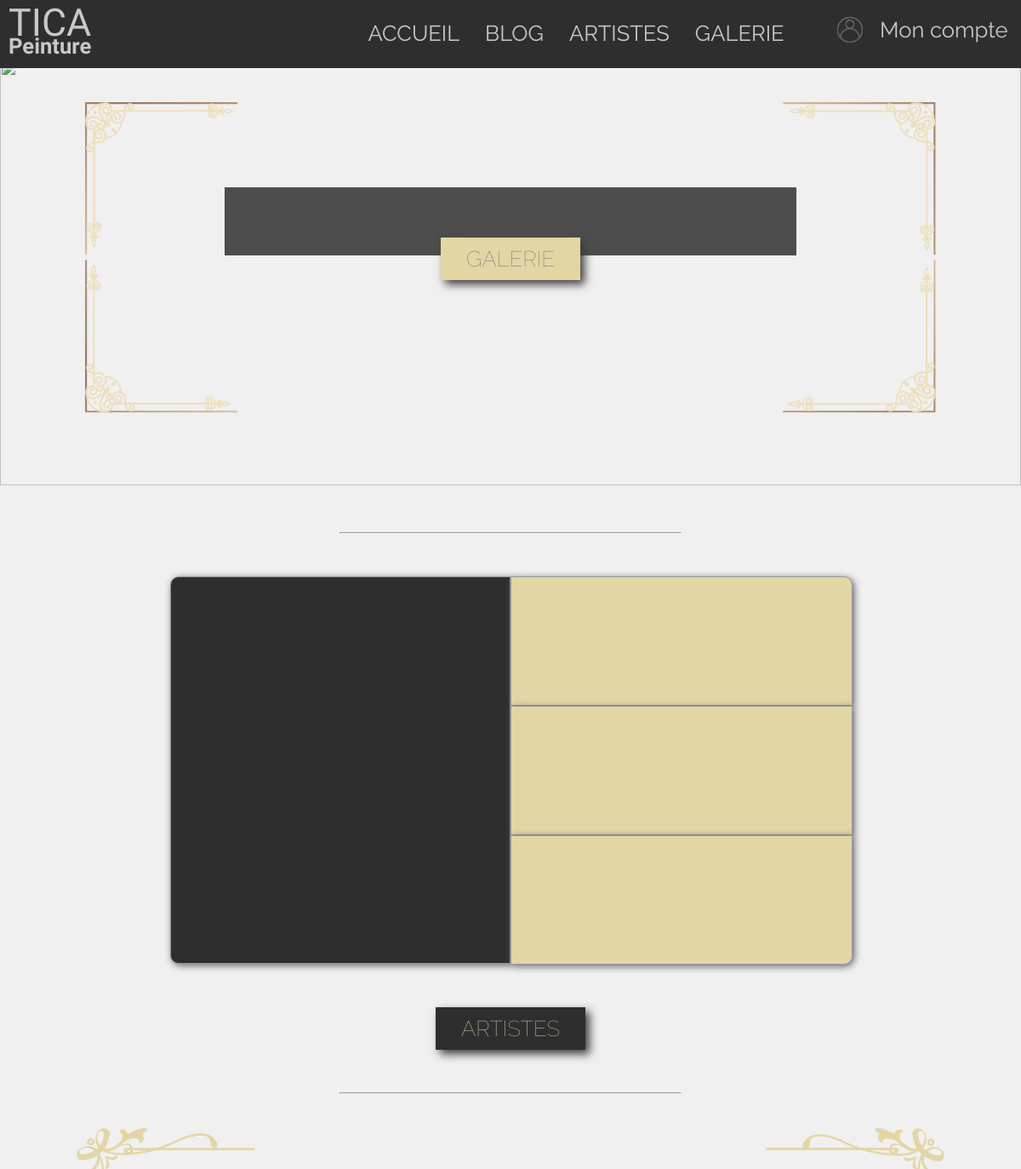
Before: / (upper part) with the older database file.
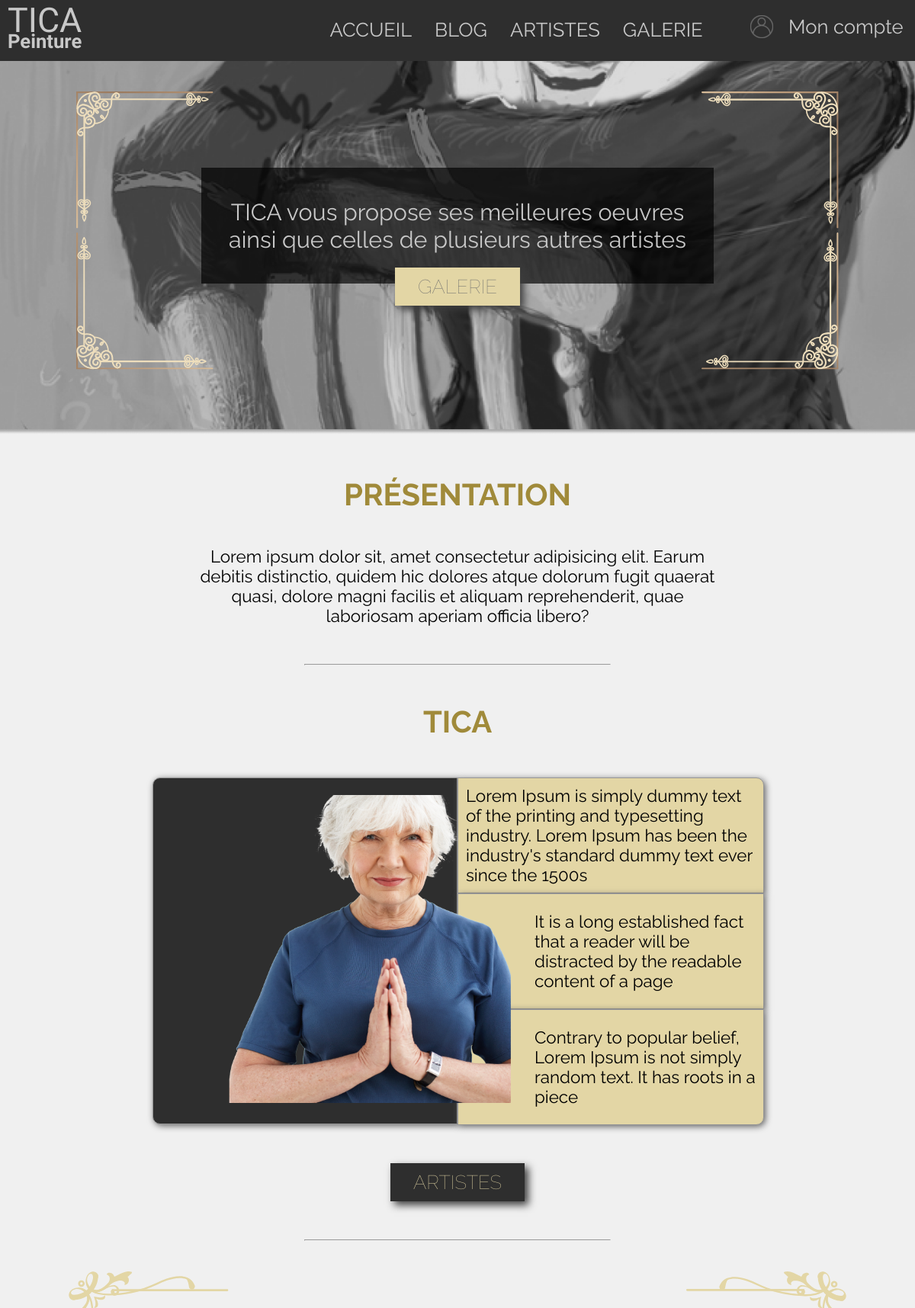
After: the same page with the newer database file.
### tables this page shows
CREATE TABLE `homepage` (
  `id` int(11) NOT NULL,
  `present-alt` varchar(150) NOT NULL,
  `present-url` varchar(255) NOT NULL,
  `present-text1` text NOT NULL,
  `present-text2` text NOT NULL,
  `present-text3` text NOT NULL,
  `present-title` varchar(255) NOT NULL,
  `slider-alt` varchar(255) NOT NULL,
  `slider-url` varchar(255) NOT NULL,
  `slider-text1` varchar(255) NOT NULL,
  `slider-text2` varchar(255) NOT NULL,
  `intro-title` varchar(255) NOT NULL,
  `intro-content` text NOT NULL
);

### app/Controllers/FrontController.php (called while the page is built, shortened)
<?php
class FrontController {
    public function home() {
        $data = new \Projet\Models\FrontModel();
        $dataFront = $data->getFront();
        require 'app/Views/Front/home.php';
    }
}

### app/Models/FrontModel.php (called while the page is built, shortened)
<?php
class FrontModel extends Manager
{
    public function getFront()
    {
        $bdd = $this->dbConnection();
        $data = $bdd->prepare('SELECT `slider-alt`, `slider-url`, `slider-text1`, `slider-text2`, `intro-title`, `intro-content`,
                                        `present-alt`, `present-url`, `present-title`, `present-text1`, `present-text2`, `present-text3`
                                            FROM `homepage`');
        $data->execute(array());
        return $data->fetch();
    }
}

### app/Views/Front/home.php (the view, shortened to what this page needs)
<?php
require 'app/Views/Front/header.php';
?>
    <section id="background_home" class="container">
        <div id="background_galerie">
            <img id="background_img" src="<?= $dataFront['slider-url'] ?>" alt="<?= $dataFront['slider-alt'] ?>">
            <div id="frame_header">
                <img id="frame_corner_lt" src="app/Public/Front/img/Frame_corner_LT.svg" alt="cadre coin haut gauche">
                <img id="frame_corner_lb" src="app/Public/Front/img/Frame_corner_LB.svg" alt="cadre coin bas gauche">
                <img id="frame_corner_rb" src="app/Public/Front/img/Frame_corner_RB.svg" alt="cadre coin bas droite">
                <img id="frame_corner_rt" src="app/Public/Front/img/Frame_corner_RT.svg" alt="cadre coin haut droite">
            </div>
            <div id="intro_home">
                <div>
                    <p><?= $dataFront['slider-text1'] ?></p>
                    <p><?= $dataFront['slider-text2'] ?></p>
                </div>
                <div id="button_galerie">
                <a id="button_galerie_home" class="button_light" href="#">Galerie</a>
                </div>
            </div>
        </div>
        <div id="present_home">
            <h1><?= $dataFront['intro-title'] ?></h1>
            <p><?= $dataFront['intro-content'] ?></p>
        </div>
        <hr>
    </section>
    <section id="tica_present" class="container">
        <h1><?= $dataFront['present-title'] ?></h1>
        <div id="flex_tica_frames">
            <div id="frame_tica_black">
            </div>
            <div id="tica_frames">
                <article id="first_frame_tica" class="tica_frame">
                    <p><?= $dataFront['present-text1'] ?></p>
                </article>
                <article id="second_frame_tica" class="tica_frame">
                    <p><?= $dataFront['present-text2'] ?></p>
                </article>
                <article id="third_frame_tica" class="tica_frame">
                    <p><?= $dataFront['present-text3'] ?></p>
                </article>
            </div>
        </div>
        <figure>
            <img src="<?= $dataFront['present-url'] ?>" alt="<?= $dataFront['present-alt'] ?>">
        </figure>
        <div id="button_artistes">
            <a href="#" class="button_dark">artistes</a>
        </div>
        <hr>
    </section>
    <section id="insta_blog">
        <div id="insta_blog_flex">
        </div>
    </section>
<?php
require 'app/Views/Front/footer.php'
?>

### index.php (shortened to what this page needs)
<?php
try {
    $controllerFront = new \Projet\Controllers\FrontController();
    if(isset($_GET['action'])) {
        if($_GET['action'] == 'contact')
        {
            require 'app/Views/Front/contact.php';
        } elseif($_GET['action'] == 'submit-contact')
        {
            $lastname = htmlspecialchars($_POST['lastname']);
            $firstname = htmlspecialchars($_POST['firstname']);
            $mail = htmlspecialchars($_POST['mail']);
            $objet = htmlspecialchars($_POST['objet']);
            $message = htmlspecialchars($_POST['message']);
            if (!empty($lastname) && (!empty($firstname) && (!empty($mail) && (!empty($objet) && (!empty($message)))))) {
                $contactMess = [
                    "nom" => $lastname,
                    "prenom" => $firstname,
                    "mail" => $mail,
                    "objet" => $objet,
                    "message" => $message
                ];
                $controllerFront->contactSubmit($contactMess);
                $confirmMess = "Votre message à bien été envoyé !";
                require 'app/Views/Front/contact.php';
            } else {
                throw new Exception('tous les champs ne sont pas remplis');
            }
        } elseif($_GET['action'] == 'galerie')
        {
            require 'app/Views/Front/galerie.php';
        }
} else {
    $controllerFront->home();
}
} catch (Exception $e) {
    require 'app/Views/Front/error.php';
}

### app/Views/Front/header.php (shortened to what this page needs)
<!DOCTYPE html>
<html lang="fr">
<head>
    <link rel="stylesheet" href="app/Public/Front/css/style.css">
</head>
<body>
<header>
        <div id="headband">
            <div class="container">
                <div id="headband_items">
                    <div id="headband_logo">
                        <a href="index.php">
                            <p>TICA</p>
                            <p>Peinture</p>
                        </a>
                    </div>
                    <nav>
                        <ul id="main_menu">
                            <a href="index.php"><li>Accueil</li></a>
                            <a href="#"><li>Blog</li></a>
                            <a href="#"><li>Artistes</li></a>
                            <a href="index.php?action=galerie"><li>Galerie</li></a>
                        </ul>
                    </nav>
                    <div id="account_header">
                        <a href="#">
                        <img src="app/Public/Front/img/icon_user_account.svg" alt="icone du compte utilisateur">
                        <p>Mon compte</p>
                        </a>
                    </div>
                </div>
            </div>
        </div>
</header>

### app/Views/Front/footer.php (shortened to what this page needs)
</body>
</html>

### app/Public/Front/css/style.css (style rules this page uses)
* { margin: 0; padding: 0; }
body { font-family: 'Raleway', sans-serif; font-size: 1.4rem; background-color: #F0F0F0; }
.container { max-width: 1200px; margin: 0 auto; }
a { text-decoration: none; color: #c8c8c8; }
h1 { font-size: 2.5rem; color: #a08a3a; }
hr { width: 400px; margin: auto; margin-top: 50px; color: #909090; }
.button_light { padding: 10px 30px; font-size: 1.6rem; font-weight: 100; text-transform: uppercase; color:#6C6C6C; background-color: #E3D6A5; box-shadow: 5px 5px 10px rgb(61, 61, 61); transition: 0.3s; }
.button_dark { padding: 10px 30px; font-size: 1.6rem; font-weight: 100; text-transform: uppercase; color: #E3D6A5; background-color: #2E2E2E; box-shadow: 5px 5px 10px rgb(61, 61, 61); transition: 0.3s; }
#headband { color: #c8c8c8; background-color: #2E2E2E; width: 100%; height: 80px; font-size: 1.6rem; position: fixed; z-index: 20000; }
#headband #headband_items { display: flex; width: 100%; justify-content: space-between; }
#headband #headband_items #headband_logo { width: 30%; padding-left: 10px; }
#headband #headband_items #headband_logo a { display: block; width: 100px; }
#headband #headband_items #headband_logo p:first-child { font-family: 'Stylish', sans-serif; font-size: 2.8rem; }
#headband #headband_items #headband_logo p:last-child { font-family: 'Srisakdi', cursive; line-height: 0.2rem; font-weight: 700; }
#main_menu { width: 30%; display: flex; list-style: none; text-transform: uppercase; margin-top: 24px; }
#main_menu li { padding:0 15px; }
#headband #account_header { width: 18%; }
#headband #account_header a { display: flex; align-items: center; width: 100%; margin-top: 20px; }
#headband #account_header img { width: 30px; height: 30px; }
#headband #account_header p { width:155px; padding-left: 20px; }
#background_home #background_galerie { position: relative; top: 70px; }
#background_home #background_img { max-width: 1200px; width: 100%; object-fit: cover; height: 500px; }
#background_home #frame_header img { max-width: 180px; width: 26%; }
#background_home #frame_header #frame_corner_lt { position: absolute; top: 50px; left: 100px; }
#background_home #frame_header #frame_corner_lb { position: absolute; bottom: 90px; left: 100px; }
#background_home #frame_header #frame_corner_rt { position: absolute; top: 50px; right: 100px; }
#background_home #frame_header #frame_corner_rb { position: absolute; bottom: 90px; right: 100px; }
#background_home #intro_home { position: absolute; top: 150px; left: 22%; right: 22%; color: #c8c8c8; font-size: 1.9rem; padding: 40px 20px; vertical-align: middle; text-align: center; background-color: rgba(0, 0, 0, 0.678); }
#background_home #button_galerie { position: absolute; text-align: center; margin: auto; bottom: -20px; left: 20%; right: 20%; }
#background_home #present_home { margin: 120px auto 0px auto; text-align: center; width: 700px; }
#background_home #present_home h1 { text-transform: uppercase; text-align: center; }
#background_home #present_home p { margin-top: 45px; }
#tica_present { margin-top: 50px; position: relative; }
#tica_present h1 { text-align: center; text-transform: uppercase; }
#tica_present #flex_tica_frames { display: flex; width: 800px; margin: 50px auto; }
#tica_present #tica_frames { width: 50%; }
#tica_present .tica_frame { display: flex; width: 380px; height: 130px; background-color: #E3D6A5; border: 1px solid rgb(151, 151, 151); box-shadow: 2px 2px 8px rgb(97, 97, 97); padding:10px; justify-content: center; align-items: center; }
#tica_present #first_frame_tica { border-radius: 0px 10px 0px 0px; }
#tica_present #second_frame_tica p, #tica_present #third_frame_tica p { padding-left: 90px; }
#tica_present #third_frame_tica { border-radius: 0px 0px 10px 0px; }
#tica_present figure img { position: absolute; width: 370px; object-fit: contain; top: 120px; left: 300px; }
#tica_present #button_artistes { margin-top: 60px; text-align: center; }
#tica_present hr { margin-top: 60px; }
#insta_blog { margin-top: 80px; }
#insta_blog #insta_blog_flex { display: flex; justify-content: center; flex-wrap: wrap; }
::placeholder { color: #858585; }
#tica_present #frame_tica_black { width: 400px; height: 453px; background-color: #2E2E2E; border-radius: 10px 0px 0px 10px; border: 1px solid rgb(151, 151, 151); box-shadow: 2px 2px 8px rgb(97, 97, 97); }

Changed rows visible on the page:
added homepage: value (picture), value "TICA vous propose ses meilleures oeuvres", value "ainsi que celles de plusieurs autres artistes", value "PRÉSENTATION", value "Lorem ipsum dolor sit, amet consectetur adipisicing elit. Earum debitis distinctio, quidem hic dolores atque dolorum fugit quaerat quasi, dolore magni facilis et aliquam reprehenderit, quae laboriosam aperiam officia libero?", value "TICA", value "Lorem Ipsum is simply dummy text of the printing and typesetting industry. Lorem Ipsum has been the industry's standard dummy text ever since the 1500s", value "It is a long established fact that a reader will be distracted by the readable content of a page", value "Contrary to popular belief, Lorem Ipsum is not simply random text. It has roots in a piece"
